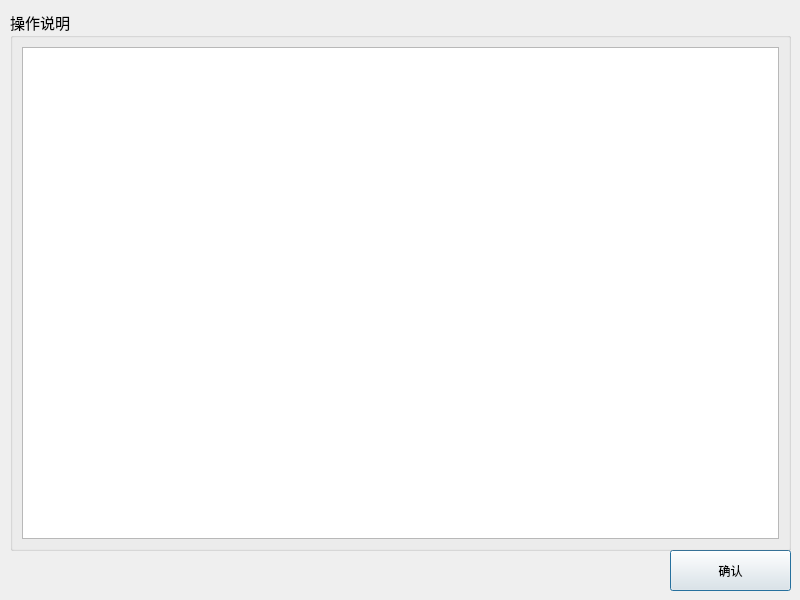
<?xml version="1.0" encoding="UTF-8"?>
<ui version="4.0">
 <class>ReadMeDlg</class>
 <widget class="QDialog" name="ReadMeDlg">
  <property name="geometry">
   <rect>
    <x>0</x>
    <y>0</y>
    <width>800</width>
    <height>600</height>
   </rect>
  </property>
  <property name="windowTitle">
   <string>操作说明</string>
  </property>
  <widget class="QPushButton" name="okBtn">
   <property name="geometry">
    <rect>
     <x>670</x>
     <y>550</y>
     <width>121</width>
     <height>41</height>
    </rect>
   </property>
   <property name="text">
    <string>确认</string>
   </property>
  </widget>
  <widget class="QGroupBox" name="groupBox">
   <property name="geometry">
    <rect>
     <x>10</x>
     <y>10</y>
     <width>781</width>
     <height>541</height>
    </rect>
   </property>
   <property name="font">
    <font>
     <family>微软雅黑</family>
     <pointsize>11</pointsize>
    </font>
   </property>
   <property name="title">
    <string>操作说明</string>
   </property>
   <layout class="QGridLayout" name="gridLayout">
    <item row="0" column="0">
     <widget class="QTextEdit" name="textEdit">
      <property name="font">
       <font>
        <family>微软雅黑</family>
        <pointsize>11</pointsize>
       </font>
      </property>
     </widget>
    </item>
   </layout>
  </widget>
 </widget>
 <resources/>
 <connections/>
</ui>
